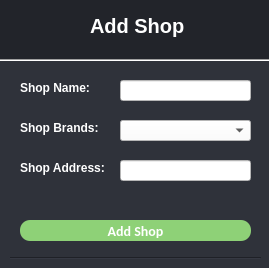
<?xml version="1.0" encoding="UTF-8"?>
<ui version="4.0">
 <class>MainWindow</class>
 <widget class="QMainWindow" name="MainWindow">
  <property name="enabled">
   <bool>true</bool>
  </property>
  <property name="geometry">
   <rect>
    <x>0</x>
    <y>0</y>
    <width>269</width>
    <height>268</height>
   </rect>
  </property>
  <property name="sizePolicy">
   <sizepolicy hsizetype="Preferred" vsizetype="Preferred">
    <horstretch>0</horstretch>
    <verstretch>0</verstretch>
   </sizepolicy>
  </property>
  <property name="windowTitle">
   <string>MainWindow</string>
  </property>
  <property name="styleSheet">
   <string notr="true">background-color: rgb(255, 255, 255);</string>
  </property>
  <property name="animated">
   <bool>true</bool>
  </property>
  <widget class="QWidget" name="centralwidget">
   <property name="statusTip">
    <string/>
   </property>
   <widget class="Line" name="line">
    <property name="geometry">
     <rect>
      <x>0</x>
      <y>60</y>
      <width>271</width>
      <height>221</height>
     </rect>
    </property>
    <property name="styleSheet">
     <string notr="true">color: rgb(47, 50, 58);</string>
    </property>
    <property name="frameShadow">
     <enum>QFrame::Plain</enum>
    </property>
    <property name="lineWidth">
     <number>500</number>
    </property>
    <property name="orientation">
     <enum>Qt::Vertical</enum>
    </property>
   </widget>
   <widget class="Line" name="line_2">
    <property name="geometry">
     <rect>
      <x>0</x>
      <y>0</y>
      <width>271</width>
      <height>61</height>
     </rect>
    </property>
    <property name="styleSheet">
     <string notr="true">color: rgb(34, 36, 42);</string>
    </property>
    <property name="frameShadow">
     <enum>QFrame::Plain</enum>
    </property>
    <property name="lineWidth">
     <number>500</number>
    </property>
    <property name="orientation">
     <enum>Qt::Horizontal</enum>
    </property>
   </widget>
   <widget class="QLineEdit" name="shopname_txt">
    <property name="geometry">
     <rect>
      <x>120</x>
      <y>80</y>
      <width>131</width>
      <height>21</height>
     </rect>
    </property>
   </widget>
   <widget class="QLabel" name="label1">
    <property name="geometry">
     <rect>
      <x>20</x>
      <y>80</y>
      <width>91</width>
      <height>16</height>
     </rect>
    </property>
    <property name="styleSheet">
     <string notr="true">background-color:none;
color: rgb(255, 255, 255);
font: bold Calibri;</string>
    </property>
    <property name="text">
     <string>Shop Name:</string>
    </property>
   </widget>
   <widget class="QLabel" name="label_2">
    <property name="geometry">
     <rect>
      <x>90</x>
      <y>10</y>
      <width>101</width>
      <height>31</height>
     </rect>
    </property>
    <property name="styleSheet">
     <string notr="true">background-color: none;
color: rgb(255, 255, 255);
font: bold Calibri;
font-size: 20px;</string>
    </property>
    <property name="text">
     <string>Add Shop</string>
    </property>
   </widget>
   <widget class="Line" name="line_6">
    <property name="geometry">
     <rect>
      <x>10</x>
      <y>250</y>
      <width>251</width>
      <height>16</height>
     </rect>
    </property>
    <property name="styleSheet">
     <string notr="true">background-color: rgb(47, 50, 58);
</string>
    </property>
    <property name="orientation">
     <enum>Qt::Horizontal</enum>
    </property>
   </widget>
   <widget class="Line" name="line_7">
    <property name="geometry">
     <rect>
      <x>0</x>
      <y>50</y>
      <width>271</width>
      <height>20</height>
     </rect>
    </property>
    <property name="styleSheet">
     <string notr="true">background-color: none;
</string>
    </property>
    <property name="orientation">
     <enum>Qt::Horizontal</enum>
    </property>
   </widget>
   <widget class="QLabel" name="error_lbl">
    <property name="geometry">
     <rect>
      <x>10</x>
      <y>130</y>
      <width>311</width>
      <height>16</height>
     </rect>
    </property>
    <property name="styleSheet">
     <string notr="true">background-color: none;
color: rgb(199, 56, 56);</string>
    </property>
    <property name="text">
     <string/>
    </property>
   </widget>
   <widget class="QPushButton" name="add_btn">
    <property name="geometry">
     <rect>
      <x>20</x>
      <y>220</y>
      <width>231</width>
      <height>21</height>
     </rect>
    </property>
    <property name="styleSheet">
     <string notr="true">QPushButton{
      background-color: rgb(142, 209, 119);
      border-radius: 10px;
      font: bold 14px Calibri;
color:white;
  }

QPushButton:hover{
 background-color: rgb(123, 209, 94);
}

QPushButton:pressed{
background-color: rgb(96, 163, 73);
}</string>
    </property>
    <property name="text">
     <string>Add Shop</string>
    </property>
   </widget>
   <widget class="QLabel" name="label1_2">
    <property name="geometry">
     <rect>
      <x>20</x>
      <y>120</y>
      <width>91</width>
      <height>16</height>
     </rect>
    </property>
    <property name="styleSheet">
     <string notr="true">background-color: none;
color: rgb(255, 255, 255);
font: bold Calibri;</string>
    </property>
    <property name="text">
     <string>Shop Brands:</string>
    </property>
   </widget>
   <widget class="QLabel" name="label1_3">
    <property name="geometry">
     <rect>
      <x>20</x>
      <y>160</y>
      <width>91</width>
      <height>16</height>
     </rect>
    </property>
    <property name="styleSheet">
     <string notr="true">background-color: none;
color: rgb(255, 255, 255);
font: bold Calibri;</string>
    </property>
    <property name="text">
     <string>Shop Address:</string>
    </property>
   </widget>
   <widget class="QComboBox" name="shopbrands_combo">
    <property name="geometry">
     <rect>
      <x>120</x>
      <y>120</y>
      <width>131</width>
      <height>21</height>
     </rect>
    </property>
    <property name="styleSheet">
     <string notr="true"/>
    </property>
   </widget>
   <widget class="QLineEdit" name="shopaddress_txt">
    <property name="geometry">
     <rect>
      <x>120</x>
      <y>160</y>
      <width>131</width>
      <height>21</height>
     </rect>
    </property>
   </widget>
   <widget class="QLabel" name="Comment_txt">
    <property name="geometry">
     <rect>
      <x>20</x>
      <y>190</y>
      <width>231</width>
      <height>16</height>
     </rect>
    </property>
    <property name="styleSheet">
     <string notr="true">background-color: none;
color: rgb(199, 56, 56);</string>
    </property>
    <property name="text">
     <string/>
    </property>
   </widget>
   <zorder>line_2</zorder>
   <zorder>line</zorder>
   <zorder>shopname_txt</zorder>
   <zorder>label1</zorder>
   <zorder>label_2</zorder>
   <zorder>line_6</zorder>
   <zorder>line_7</zorder>
   <zorder>error_lbl</zorder>
   <zorder>add_btn</zorder>
   <zorder>label1_2</zorder>
   <zorder>label1_3</zorder>
   <zorder>shopbrands_combo</zorder>
   <zorder>shopaddress_txt</zorder>
   <zorder>Comment_txt</zorder>
  </widget>
 </widget>
 <resources/>
 <connections/>
</ui>
